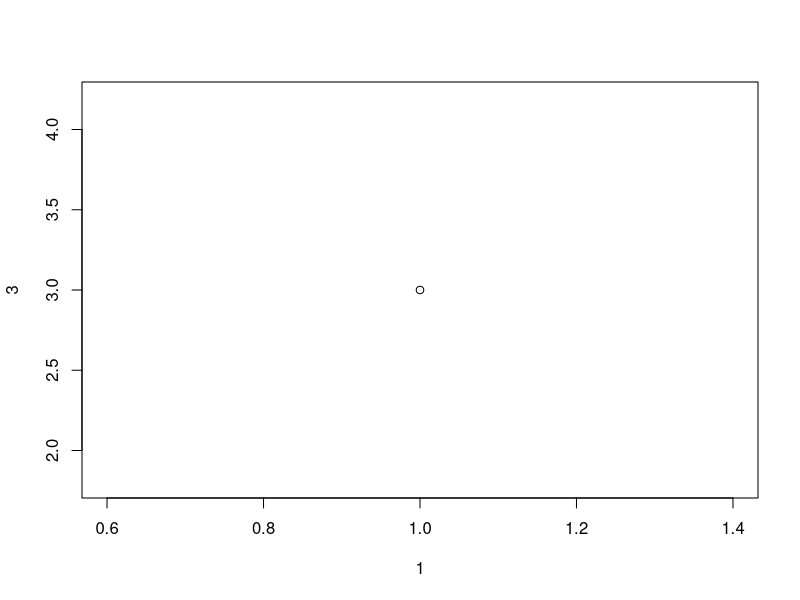
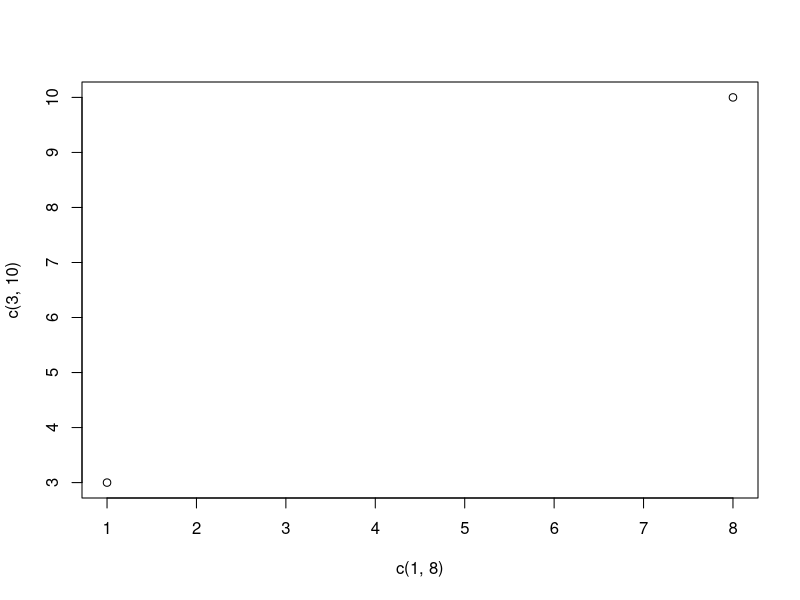
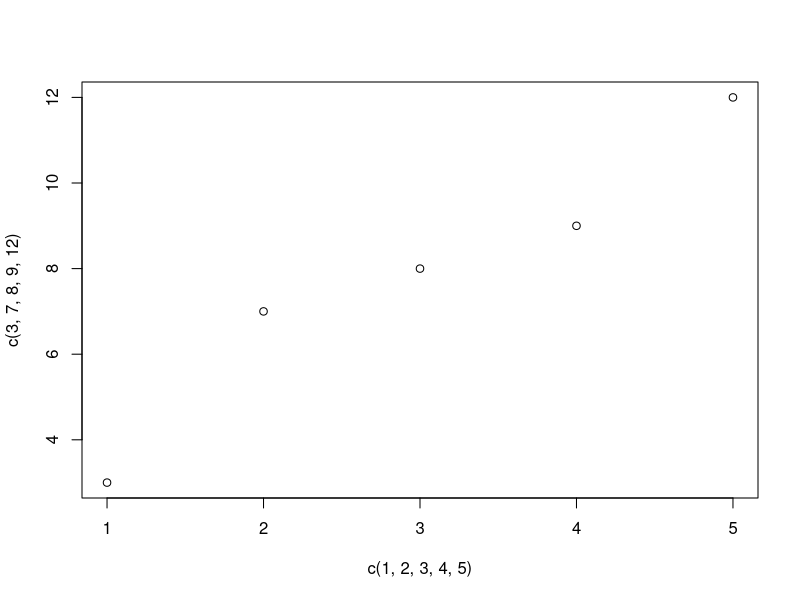
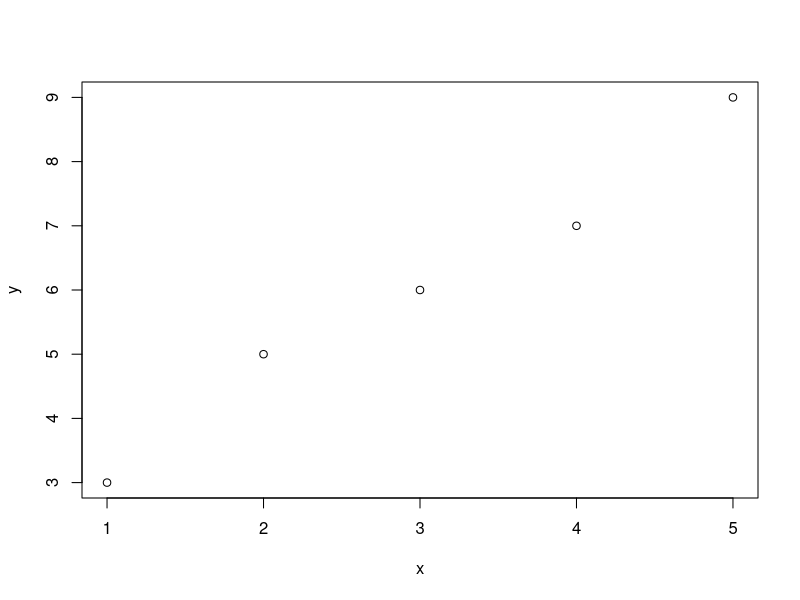
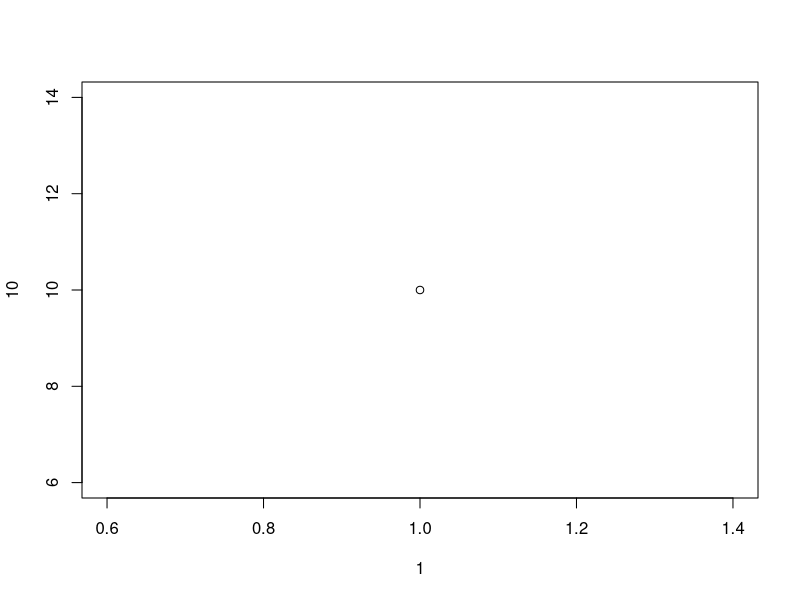
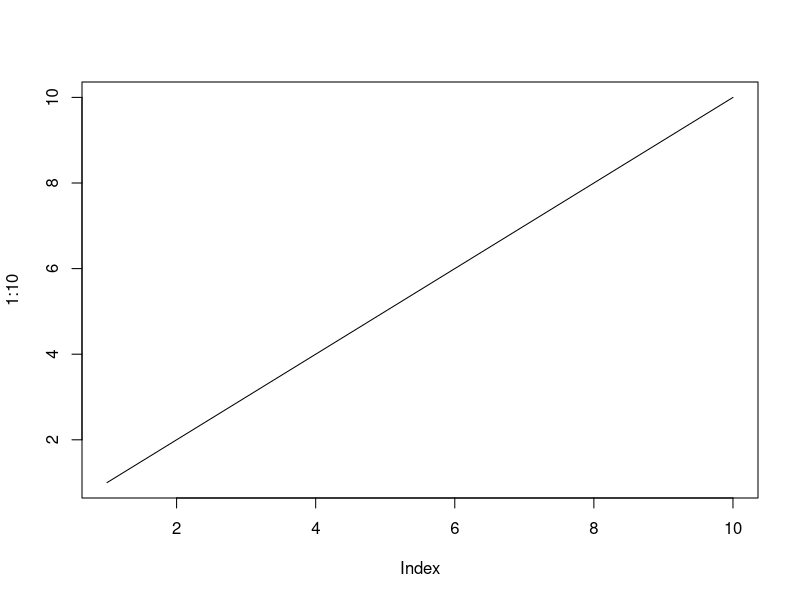
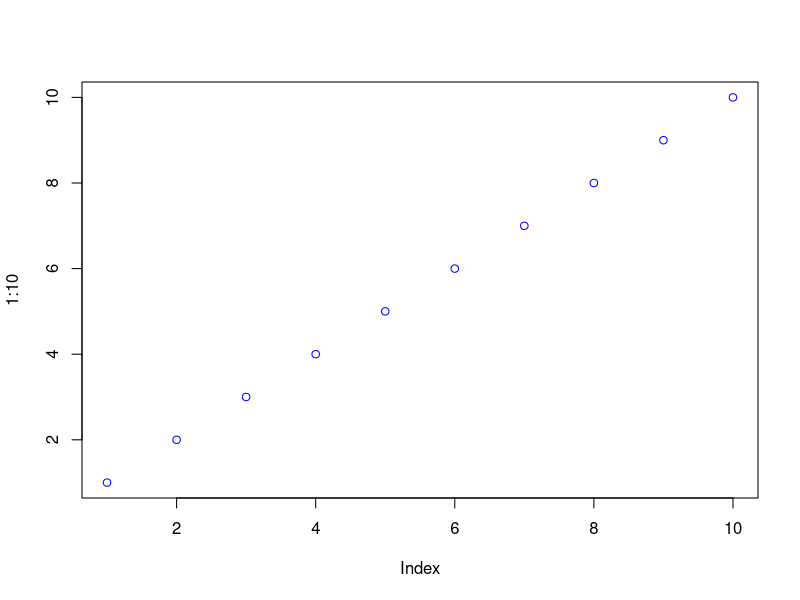
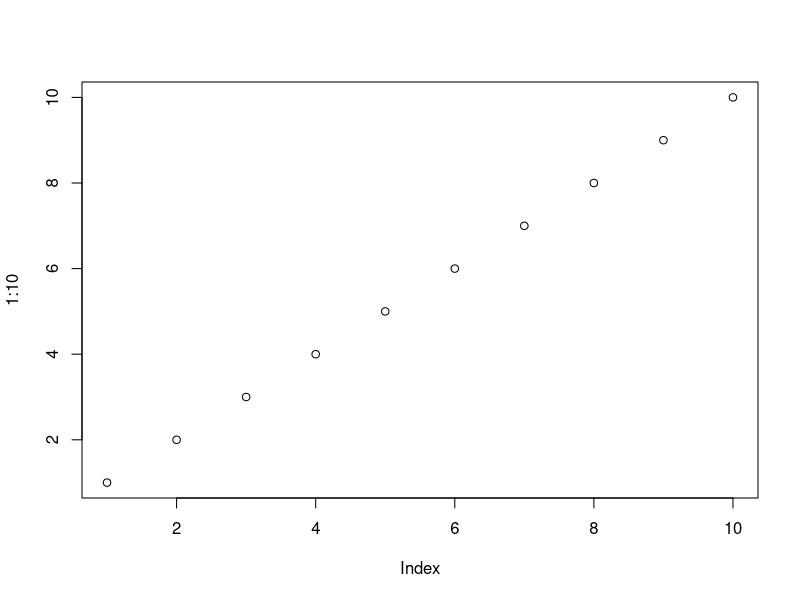

R code for these plots, in order:
plot(1,3)
plot(c(1,8),c(3,10))
plot(c(1,2,3,4,5),c(3,7,8,9,12))
x<-c(1,2,3,4,5)
y<-c(3,5,6,7,9)
plot(x,y)
plot(1,10)
plot(1:10,type="l")
plot(1:10,col="blue")
plot(1:10,cex=1)
plot(1:10,pch=8,cex=1)
plot(1:10,type="l",lwd=1)
plot(1:10,type="l",lwd=1,lty=3)
line1<-c(1,3,5,6,8,9)
line2<-c(2,4,6,7,8,9)
plot(line1,type="l",col="grey")
lines(line2,type="l",col="pink")
x1<-c(3,43,45,67,5,78,35,67)
y1<-c(55,78,665,78,45,67,9,34)
x2<-c(776,65,4,3,5,3,6,67)
y2<-c(55,89,76,45,332,56,67,34)
plot(x1,y1,col="purple",cex=2)
plot(x2,y2,col="black",cex=2)
